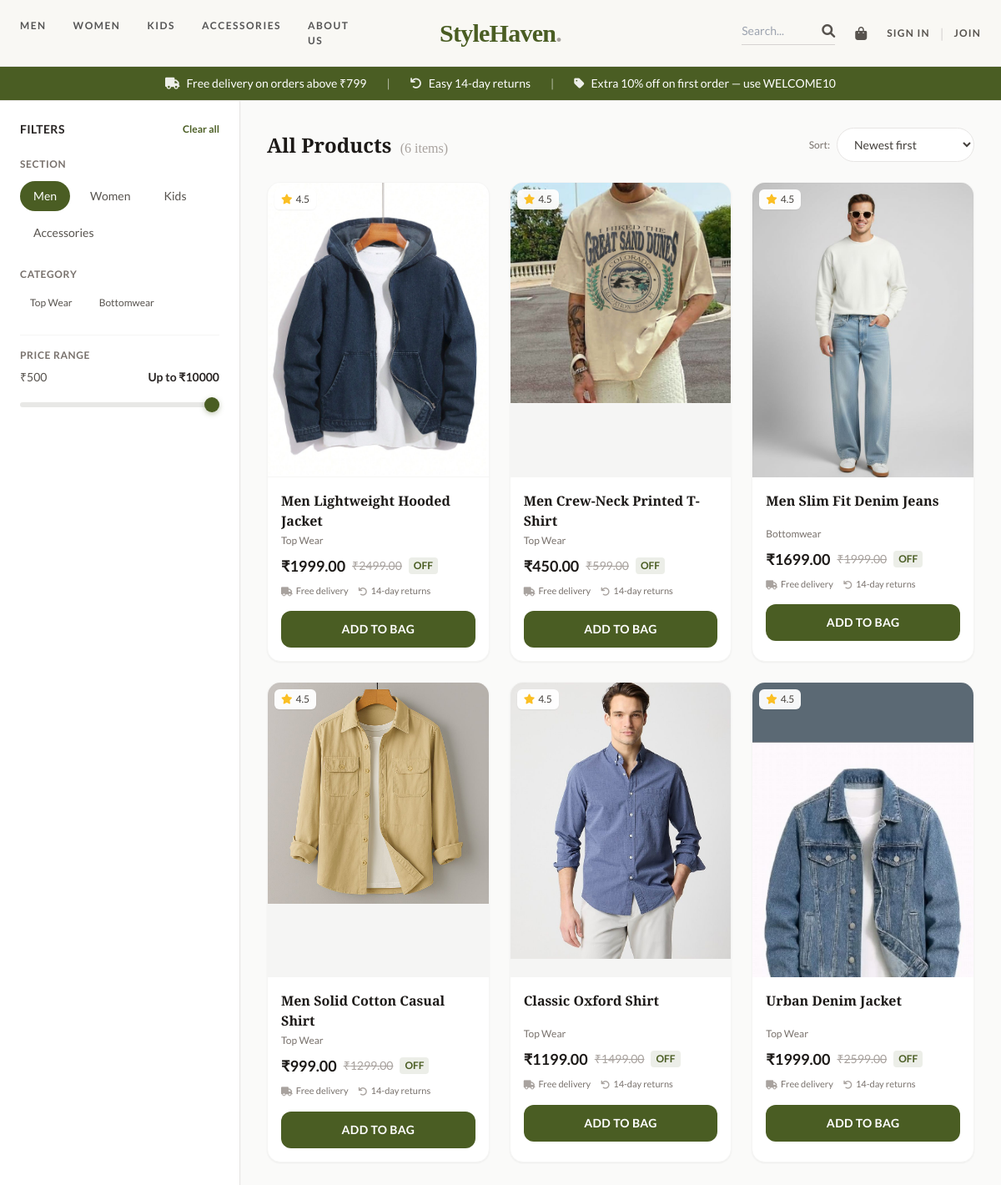
The app's page /products/?section=men with its own data.
### usersApp/models.py (models this page shows, shortened)
class Category(models.Model):
    SECTION_CHOICES = [
        ('men', 'Men'),
        ('women', 'Women'),
        ('kids', 'Kids'),
        ('accessories', 'Accessories'),
    ]
    section = models.CharField(max_length=20, choices=SECTION_CHOICES, default='men')
    name = models.CharField(max_length=100)
    slug = models.SlugField(unique=True, blank=True)
    image = models.ImageField(upload_to='categories/', null=True, blank=True)

class Product(models.Model):
    name = models.CharField(max_length=200)
    category = models.ForeignKey(Category, on_delete=models.CASCADE)
    price = models.DecimalField(max_digits=10, decimal_places=2)
    discount_price = models.DecimalField(max_digits=10, decimal_places=2, null=True, blank=True)
    description = models.TextField()
    image = models.ImageField(upload_to='products/', null=True, blank=True)
    sizes = models.ManyToManyField(Size, blank=True) # Product can have multiple sizes
    colors = models.ManyToManyField(Color, blank=True)
    stock = models.IntegerField(default=10)
    created_at = models.DateTimeField(auto_now_add=True)

### usersApp/views.py (the view)
# urls.py: path('products/', views.products, name='products'),
def products(request):
    products = Product.objects.all()
    section = request.GET.get('section')   # men / women / kids / accessories
    category_id = request.GET.get('category')
    search_query = request.GET.get('q')
    max_price = request.GET.get('max_price')
    if section:
        products = products.filter(category__section=section)
        available_categories = Category.objects.filter(section=section)
    else:
        available_categories = Category.objects.all()
    if category_id:
        products = products.filter(category_id=category_id)
    if search_query:
        products = products.filter(
            Q(name__icontains=search_query) |
            Q(description__icontains=search_query)
        )
    if max_price:
        try:
            products = products.filter(price__lte=float(max_price))
        except ValueError:
            pass
    sort = request.GET.get('sort', 'newest')
    if sort == 'low_high':
        products = products.order_by('price')
    elif sort == 'high_low':
        products = products.order_by('-price')
    else:
        products = products.order_by('-created_at')
    get_copy = request.GET.copy()
    if 'sort' in get_copy:
        get_copy.pop('sort')
    query_no_sort = get_copy.urlencode()
    context = {
        'products': products,
        'categories': available_categories,
        'current_section': section,
        'current_category_id': int(category_id) if category_id else None,
        'current_max_price': max_price,
        'current_sort': sort,
        'query_no_sort': query_no_sort,
    }
    return render(request, 'userApp/products.html', context)

### usersApp/templates/userApp/products.html (shortened to what this page needs)
{% extends 'base.html' %}
{% block content %}
<div class="bg-[#4a5d23] text-white py-2.5 px-4">
    <div class="max-w-7xl mx-auto flex flex-wrap items-center justify-center gap-x-6 gap-y-1 text-xs sm:text-sm">
        <span class="flex items-center gap-2">
            <i class="fas fa-truck text-white/90"></i>
            Free delivery on orders above ₹799
        </span>
        <span class="hidden sm:inline text-white/60">|</span>
        <span class="flex items-center gap-2">
            <i class="fas fa-undo text-white/90"></i>
            Easy 14-day returns
        </span>
        <span class="hidden sm:inline text-white/60">|</span>
        <span class="flex items-center gap-2 banner-dot">
            <i class="fas fa-tag text-white/90"></i>
            Extra 10% off on first order — use WELCOME10
        </span>
    </div>
</div>
<div class="flex border-t border-stone-200 min-h-screen bg-[#fafaf9]">
    <aside class="hidden md:block w-72 border-r border-stone-200 bg-white p-6 shadow-sm">
        <form method="GET" id="filterForm">
            <div class="flex justify-between items-center mb-6">
                <span class="font-bold uppercase text-sm tracking-wide text-stone-800">Filters</span>
                <a href="{% url 'products' %}" class="text-[#4a5d23] text-xs font-bold hover:underline">Clear all</a>
            </div>
            <div class="mb-6">
                <h4 class="text-xs font-bold uppercase text-stone-500 mb-3 tracking-wider">Section</h4>
                <div class="flex flex-wrap gap-2">
                    <label class="cursor-pointer">
                        <span class="pill inline-block px-4 py-2 rounded-full text-sm font-medium text-stone-600 {% if current_section == 'men' %}active{% endif %}">Men</span>
                    </label>
                    <label class="cursor-pointer">
                        <span class="pill inline-block px-4 py-2 rounded-full text-sm font-medium text-stone-600 {% if current_section == 'women' %}active{% endif %}">Women</span>
                    </label>
                    <label class="cursor-pointer">
                        <span class="pill inline-block px-4 py-2 rounded-full text-sm font-medium text-stone-600 {% if current_section == 'kids' %}active{% endif %}">Kids</span>
                    </label>
                    <label class="cursor-pointer">
                        <span class="pill inline-block px-4 py-2 rounded-full text-sm font-medium text-stone-600 {% if current_section == 'accessories' %}active{% endif %}">Accessories</span>
                    </label>
                </div>
            </div>
            <div class="mb-6">
                <h4 class="text-xs font-bold uppercase text-stone-500 mb-3 tracking-wider">Category</h4>
                <div class="flex flex-wrap gap-2">
                    {% for cat in categories %}
                    <label class="cursor-pointer">
                        <span class="pill inline-block px-3 py-1.5 rounded-full text-xs font-medium text-stone-600 {% if current_category_id == cat.id %}active{% endif %}">{{ cat.name }}</span>
                    </label>
                    {% empty %}
                    <p class="text-xs text-stone-400">Select a section</p>
                    {% endfor %}
                </div>
            </div>
            <div class="pt-4 border-t border-stone-100">
                <h4 class="text-xs font-bold uppercase text-stone-500 mb-2 tracking-wider">Price range</h4>
                <div class="flex items-center justify-between text-sm text-stone-600 mb-2">
                    <span>₹500</span>
                    <span class="font-semibold text-stone-800">Up to ₹{{ current_max_price|default:10000 }}</span>
                </div>
                <input type="range" name="max_price" min="500" max="10000" step="500"
                       value="{{ current_max_price|default:'10000' }}"
                       class="price-range-track w-full" onchange="this.form.submit()">
            </div>
        </form>
    </aside>
    <div class="flex-1 p-4 sm:p-6 lg:p-8">
        <div class="mb-6 flex flex-col sm:flex-row sm:items-center sm:justify-between gap-4">
            <h1 class="text-xl sm:text-2xl font-bold text-stone-900">
                All Products
                <span class="text-stone-400 font-normal text-base ml-1">({{ products.count }} items)</span>
            </h1>
            <div class="flex items-center gap-2">
                <span class="text-xs text-stone-500 hidden sm:inline">Sort:</span>
                <select class="border border-stone-200 rounded-full px-4 py-2.5 text-sm text-stone-700 bg-white focus:border-[#4a5d23] focus:ring-1 focus:ring-[#4a5d23] outline-none" onchange="window.location.href=this.value">
                    <option value="{% url 'products' %}{% if query_no_sort %}?{{ query_no_sort }}{% endif %}" {% if current_sort == 'newest' %}selected{% endif %}>Newest first</option>
                </select>
            </div>
        </div>
        <div class="grid grid-cols-2 lg:grid-cols-3 xl:grid-cols-4 gap-4 sm:gap-6">
            {% for product in products %}
            <div class="product-card group bg-white rounded-2xl overflow-hidden border border-stone-100 shadow-sm">
                <a href="{% url 'product_detail' product.id %}" class="block">
                    <div class="relative aspect-[3/4] img-wrap bg-stone-100">
                        {% if product.image %}
                        <img src="{{ product.image.url }}" alt="{{ product.name }}" class="w-full h-full object-cover">
                        {% else %}
                        <img src="https://via.placeholder.com/400x533/f5f5f4/e8e8e6?text=No+Image" class="w-full h-full object-cover" alt="">
                        {% endif %}
                        <div class="absolute top-2 left-2 flex items-center gap-1 bg-white/95 backdrop-blur px-2 py-1 rounded-md text-xs font-medium text-stone-700 shadow-sm">
                            <i class="fas fa-star text-amber-400"></i> 4.5
                        </div>
                    </div>
                </a>
                <div class="p-4">
                    <h3 class="font-bold text-stone-900 text-sm sm:text-base leading-tight mb-1 line-clamp-2 min-h-[2.5rem]">{{ product.name }}</h3>
                    <p class="text-xs text-stone-500 mb-2">{{ product.category.name }}</p>
                    <div class="flex items-center gap-2 flex-wrap mb-2">
                        {% if product.discount_price %}
                        <span class="font-bold text-lg text-stone-900">₹{{ product.discount_price }}</span>
                        <span class="text-sm text-stone-400 line-through">₹{{ product.price }}</span>
                        <span class="text-xs font-semibold text-[#4a5d23] bg-[#4a5d23]/10 px-1.5 py-0.5 rounded">OFF</span>
                        {% else %}
                        <span class="font-bold text-lg text-stone-900">₹{{ product.price }}</span>
                        {% endif %}
                    </div>
                    <div class="flex flex-wrap gap-x-3 gap-y-1 text-[11px] text-stone-500 mb-4">
                        <span class="flex items-center gap-1"><i class="fas fa-truck text-stone-400"></i> Free delivery</span>
                        <span class="flex items-center gap-1"><i class="fas fa-undo text-stone-400"></i> 14-day returns</span>
                    </div>
                    <a href="{% url 'add_to_cart' product.id %}" class="btn-add-bag block w-full bg-[#4a5d23] text-white text-center py-3 rounded-xl font-bold text-sm uppercase tracking-wide">
                        Add to Bag
                    </a>
                </div>
            </div>
            {% endfor %}
        </div>
    </div>
</div>
{% endblock %}

### templates/base.html (shortened to what this page needs)
<!DOCTYPE html>
<html lang="en">
<head>
    <script src="https://cdn.tailwindcss.com"></script>
    <link rel="stylesheet" href="https://cdnjs.cloudflare.com/ajax/libs/font-awesome/6.0.0/css/all.min.css">
</head>
<body class="flex flex-col min-h-screen">
    <nav class="sticky top-0 z-50 bg-[#f9f8f4]/95 backdrop-blur-md border-b border-stone-200 px-6 h-20 flex items-center justify-between">
        <div class="hidden lg:flex gap-8 w-1/3">
            <a href="{% url 'products' %}?section=men" class="nav-link">Men</a>
            <a href="{% url 'products' %}?section=women" class="nav-link">Women</a>
            <a href="{% url 'products' %}?section=kids" class="nav-link">Kids</a>
            <a href="{% url 'products' %}?section=accessories" class="nav-link">Accessories</a>
            <a href="{% url 'about' %}" class="nav-link">About Us</a>
        </div>
        <div class="w-1/3 flex justify-center">
            <a href="{% url 'home' %}" class="text-3xl font-serif font-bold tracking-tight text-brand">
                StyleHaven<span class="text-stone-400">.</span>
            </a>
        </div>
        <div class="w-1/3 flex justify-end items-center gap-6 text-stone-600">
            <form action="{% url 'products' %}" method="GET" class="hidden md:flex items-center border-b border-stone-300 pb-1">
                <input type="text" name="q" placeholder="Search..." class="bg-transparent outline-none text-sm w-24 focus:w-32 transition-all">
                <button type="submit"><i class="fas fa-search"></i></button>
            </form>
            <a href="{% url 'cart' %}" class="hover:text-brand transition"><i class="fas fa-shopping-bag"></i></a>
            {% if user.is_authenticated %}
                <div class="flex items-center gap-3">
                    {% if user.is_staff %}
                        <a href="{% url 'manager_dashboard' %}" class="text-xs font-bold uppercase tracking-widest text-brand border border-[#4a5d23] px-2 py-1 rounded hover:bg-[#4a5d23] hover:text-white transition">
                            Manager
                        </a>
                    {% endif %}
                    <a href="{% url 'profile' %}" class="text-xs font-bold uppercase tracking-widest hover:text-brand">Account</a>
                    <span class="text-stone-300">|</span>
                    <a href="{% url 'signout' %}" class="text-xs font-bold uppercase tracking-widest text-red-400 hover:text-red-600">Sign Out</a>
                </div>
            {% else %}
                <div class="flex items-center gap-3">
                    <a href="{% url 'login' %}" class="text-xs font-bold uppercase tracking-widest hover:text-brand">Sign In</a>
                    <span class="text-stone-300">|</span>
                    <a href="{% url 'register' %}" class="text-xs font-bold uppercase tracking-widest hover:text-brand">Join</a>
                </div>
            {% endif %}
        </div>
    </nav>
    <main class="flex-grow">
        {% block content %}
        {% endblock %}
    </main>
</body>
</html>

### templates/base.html (style rules this page uses)
body { font-family: 'Lato', sans-serif; background-color: #f9f8f4; color: #2c2c2c; }
h1, h2, h3, .font-serif { font-family: 'Playfair Display', serif; }
.text-brand { color: #4a5d23; }
.nav-link { font-family: 'Lato', sans-serif; text-transform: uppercase; font-size: 0.75rem; letter-spacing: 1.5px; font-weight: 700; color: #555; transition: color 0.3s; }

### usersApp/templates/userApp/products.html (style rules this page uses)
.product-card { transition: transform 0.25s ease, box-shadow 0.25s ease; }
.product-card .img-wrap { overflow: hidden; }
.product-card .img-wrap img { transition: transform 0.5s ease; }
.pill { transition: background 0.2s, color 0.2s; }
.pill.active { background: #4a5d23; color: white; }
.price-range-track { -webkit-appearance: none; height: 6px; border-radius: 3px; background: #e8e8e6; }
.btn-add-bag { transition: background 0.2s, transform 0.15s; }
.banner-dot { animation: banner-pulse 2s ease-in-out infinite; }

### records on screen
Category: name "Top Wear"
Category: name "Bottomwear"
Product: image (picture), name "Men Lightweight Hooded Jacket", category.name "Top Wear", discount_price "1999.00", price "2499.00"
Product: image (picture), name "Men Crew-Neck Printed T-Shirt", category.name "Top Wear", discount_price "450.00", price "599.00"
Product: image (picture), name "Men Slim Fit Denim Jeans", category.name "Bottomwear", discount_price "1699.00", price "1999.00"
Product: image (picture), name "Men Solid Cotton Casual Shirt", category.name "Top Wear", discount_price "999.00", price "1299.00"
Product: image (picture), name "Classic Oxford Shirt", category.name "Top Wear", discount_price "1199.00", price "1499.00"
Product: image (picture), name "Urban Denim Jacket", category.name "Top Wear", discount_price "1999.00", price "2599.00"

### other values on screen
{{ current_max_price|default:10000 }} "10000"
{{ products.count }} "6"
